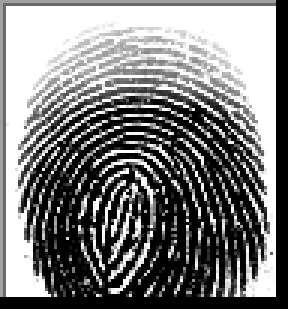
#> input picture fingerprint/fa1.BMP, 96 x 103 px (shown 3 times larger)
$ python segn.py
#> lines starting #> are read from the running program, lines starting #| are printed output that depends on the picture; after the words box and inside, x2 and y2 are one past the last pixel; in counts of white or black regions, pixels touching at a corner belong together
import cv2
import numpy as np
import os
from consistent import extract_consistent_region
'''def align_fingerprint(gray):
    # Convert image to grayscale
    #gray = cv2.cvtColor(image, cv2.COLOR_BGR2GRAY)

    # Initialize ORB detector
    orb = cv2.SIFT_create()

    # Find keypoints and descriptors
    keypoints, descriptors = orb.detectAndCompute(gray, None)

    # Select top keypoints based on response
    bf = cv2.BFMatcher()
    matches = bf.knnMatch(des1, des2, k=2)

    # Filter good matches
    good = []
    for m, n in matches:
        if m.distance < 0.75 * n.distance:
            good.append(m)

    # Calculate transformation matrix
    if len(good) > 4:
        src_pts = np.float32([kp1[m.queryIdx].pt for m in good]).reshape(-1, 1, 2)
        dst_pts = np.float32([kp2[m.trainIdx].pt for m in good]).reshape(-1, 1, 2)
        M, mask = cv2.findHomography(src_pts, dst_pts, cv2.RANSAC, 5.0)

        # Align image
        aligned_image = cv2.warpPerspective(image, M, (image.shape[1], image.shape[0]))

        # Adjust boundaries (if needed)
        # ...

        return aligned_image

    return aligned_image'''

def extract_consistent_region(gray):
    blurred = cv2.GaussianBlur(gray, (5, 5), 0)

    # Apply adaptive thresholding to binarize the image
    thresholded = cv2.adaptiveThreshold(blurred, 255, cv2.ADAPTIVE_THRESH_MEAN_C, cv2.THRESH_BINARY_INV, 7, 4)

    # Perform morphological operations to clean up the image
    kernel = np.ones((3, 3), np.uint8)
    opened = cv2.morphologyEx(thresholded, cv2.MORPH_OPEN, kernel)

    # Find contours in the image
    contours, _ = cv2.findContours(opened, cv2.RETR_EXTERNAL, cv2.CHAIN_APPROX_SIMPLE)


    relevant_contours = []
    for contour in contours:
        # Compute contour area
        area = cv2.contourArea(contour)

        # Compute contour perimeter
        perimeter = cv2.arcLength(contour, True)

        # Compute compactness (ratio of perimeter^2 to area)
        compactness = (perimeter ** 2) / (4 * np.pi * area)

        # Compute bounding rectangle and aspect ratio
        x, y, w, h = cv2.boundingRect(contour)
        aspect_ratio = w / h
        min_area_threshold=500
        max_compactness_threshold=15
        # Filter contours based on size, compactness, and aspect ratio
        if area > min_area_threshold and compactness < max_compactness_threshold and min_aspect_ratio < aspect_ratio < max_aspect_ratio:
            relevant_contours.append(contour)
    # Select the largest contour as the consistent region


def extract_minutiae(consistent_region):
    # Implement minutiae extraction algorithm here
    minutiae_points = []  # Placeholder, replace with actual extraction code
    return minutiae_points

def select_horizontal_segment(consistent_region, minutiae_points):
    # Calculate horizontal projection of minutiae points
    projection = np.sum(consistent_region, axis=1)

    # Smooth the projection
    kernel_size = 15  # Adjust as needed
    smoothed_projection = cv2.GaussianBlur(projection.astype(np.float32), (kernel_size, kernel_size), 0)

    #smoothed_projection = cv2.GaussianBlur(projection, (kernel_size, kernel_size), 0)

    # Find peaks in the smoothed projection
    peaks = np.where((smoothed_projection[1:-1] > smoothed_projection[:-2]) & (smoothed_projection[1:-1] > smoothed_projection[2:]))[0] + 1

    # Select segment with the highest number of minutiae points
    segment_height = 100  # Adjust as needed
    max_segment = None
    max_minutiae_count = 0

    for peak in peaks:
        segment = consistent_region[peak-segment_height//2 : peak+segment_height//2, :]
        minutiae_count = len([pt for pt in minutiae_points if peak-segment_height//2 < pt[0] < peak+segment_height//2])
        if minutiae_count > max_minutiae_count:
            max_minutiae_count = minutiae_count
            max_segment = segment

    return max_segment

# Example usage
script_dir = os.path.dirname(os.path.abspath(__file__))
image_path = os.path.join(script_dir, 'fa1.BMP')
image = cv2.imread(image_path, cv2.IMREAD_GRAYSCALE)
#> image is the input picture: shape (103, 96); min 0, max 255, mean 125.1
image=cv2.resize(image,None,fx=2.5,fy=2.5)
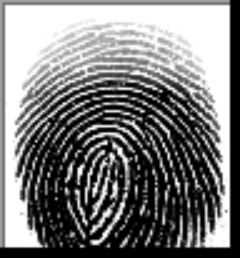
#> image: shape (258, 240); min 0, max 255, mean 124.8
#aligned_image = align_fingerprint(image)
consistent_region = extract_consistent_region(image)
#> in extract_consistent_region, `blurred = cv2.GaussianBlur(gray, (5, 5), 0)`:
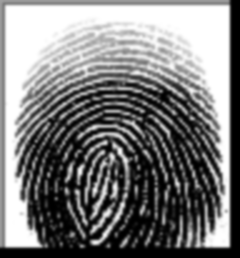
#> blurred: shape (258, 240); min 0, max 255, mean 124.8
#> in extract_consistent_region, `thresholded = cv2.adaptiveThreshold(blurred, 255, cv2.ADAPTIVE_THRESH_..`:
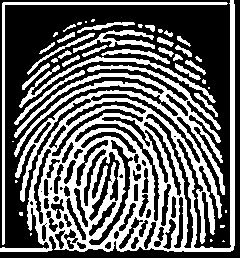
#> thresholded: shape (258, 240); 40.1% white; 43 white regions (16 under 20 px), largest, box (x1, y1, x2, y2) and area: (0, 0, 235, 252) 19381, (2, 2, 228, 245) 1394, (19, 56, 216, 108) 1006
#> in extract_consistent_region, `opened = cv2.morphologyEx(thresholded, cv2.MORPH_OPEN, kernel)`:
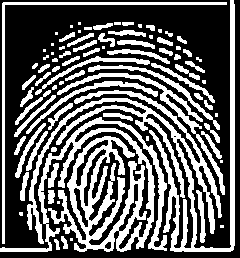
#> opened: shape (258, 240); 38.3% white; 82 white regions (24 under 20 px)
#> in extract_consistent_region, `contours, _ = cv2.findContours(opened, cv2.RETR_EXTERNAL, cv2.CHAIN_AP..`: contours = 82 contours, 31 with area under 20; largest, box (x1, y1, x2, y2) and area: (0, 117, 167, 252) 7205, (27, 0, 235, 252) 5183, (57, 73, 225, 195) 1003, (2, 2, 227, 244) 926, (26, 81, 158, 134) 490
#> the loop in extract_consistent_region, `for contour in contours:` made 82 passes
#> (area, perimeter, compactness, x, y, w, h, aspect_ratio) on passes 1, 3, 7, 8, 9, 10, 14, 15, 16, 17, 18, 19: (26.5, 27.07, 2.2, 54, 239, 6, 11, 0.545), (40, 33.31, 2.21, 61, 236, 7, 13, 0.538), (180.5, 116, 5.94, 196, 190, 10, 53, 0.189), (64.5, 38.73, 1.85, 48, 190, 7, 14, 0.5), (100.5, 65.56, 3.4, 20, 172, 9, 29, 0.31), (108, 62.97, 2.92, 48, 163, 11, 25, 0.44), (60.5, 48.04, 3.04, 14, 136, 12, 19, 0.632), (101, 76.43, 4.6, 201, 131, 21, 28, 0.75), (140, 98.91, 5.56, 26, 131, 22, 40, 0.55), (65.5, 56.87, 3.93, 204, 123, 16, 20, 0.8), (205, 135.2, 7.1, 15, 123, 31, 55, 0.564), (7205, 3004.1, 99.67, 0, 117, 167, 135, 1.24)
#> after the loop in extract_consistent_region, `for contour in contours:`: relevant_contours = []
#minutiae_points = extract_minutiae(consistent_region)
#horizontal_segment = select_horizontal_segment(consistent_region, minutiae_points)

# Display the results
#cv2.imshow('Aligned Fingerprint', aligned_image)
cv2.imshow('Consistent Region', consistent_region)
#cv2.imshow('Horizontal Segment', horizontal_segment)
cv2.waitKey(0)
cv2.destroyAllWindows()
